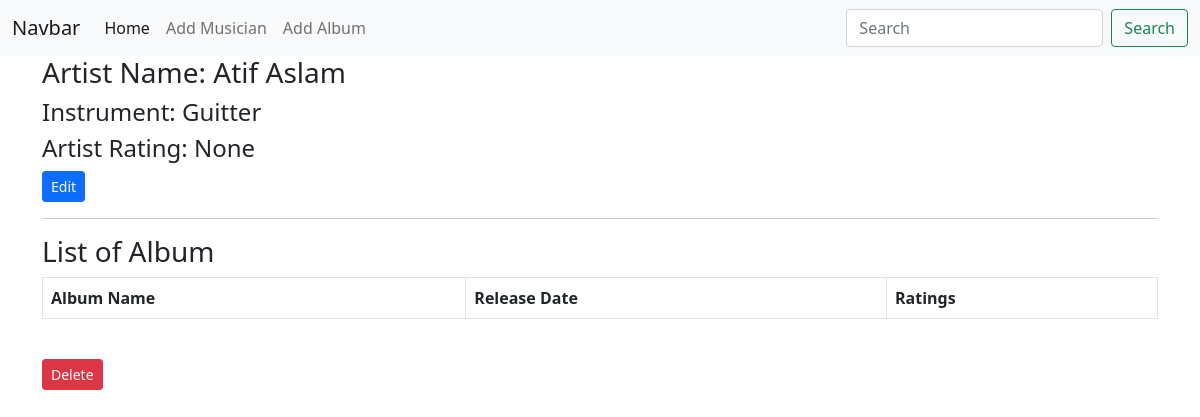
Screenshot of /album_list/1/ with the database file from the repository.
### first_app/models.py (models this page shows, shortened)
class Musician(models.Model):
    first_name = models.CharField(max_length = 50)
    last_name = models.CharField(max_length = 50)
    instrument = models.CharField(max_length = 100)

### first_app/views.py (the view)
# urls.py: path('album_list/<int:artist_id>/', views.album_list, name='album_list'),
def album_list(request, artist_id):
    artist_info = Musician.objects.get(pk= artist_id)
    album_list = Album.objects.filter(artist= artist_id).order_by('name', 'num_stars')
    artist_rating = Album.objects.filter(artist = artist_id).aggregate(Avg('num_stars'))
    diction={'title': 'List of Album', 'artist_info': artist_info, 'album_list': album_list, 'artist_rating': artist_rating}
    return render(request, 'first_app/album_list.html', context=diction)

### templates/first_app/album_list.html (shortened to what this page needs)
<!DOCTYPE html>
{% extends "first_app/base.html" %}
{% block body_block %}
<h3>Artist Name: {{artist_info.first_name}} {{artist_info.last_name}} </h3>
<h4>Instrument: {{artist_info.instrument}}</h4>
<h4>Artist Rating: {{artist_rating.num_stars__avg}}</h4>
<a href="{% url 'edit_artist' artist_id=artist_info.id %}" class="btn btn-primary btn-sm">Edit</a>
<hr>
<h3>List of Album</h3>
<table class="table table-bordered">
    <tr>
        <th>Album Name</th>
        <th>Release Date</th>
        <th>Ratings</th>
    </tr>
</table>
<br>
<a href="{% url 'delete_artist' artist_id=artist_info.id %}" onclick="return confirm('Delete Musician')" class="btn btn-danger btn-sm">Delete</a>
{% endblock  %}

### rows the page displays
Musician: first_name "Atif", last_name "Aslam", instrument "Guitter"

### other values shown
{{ artist_rating.num_stars__avg }} "None"
